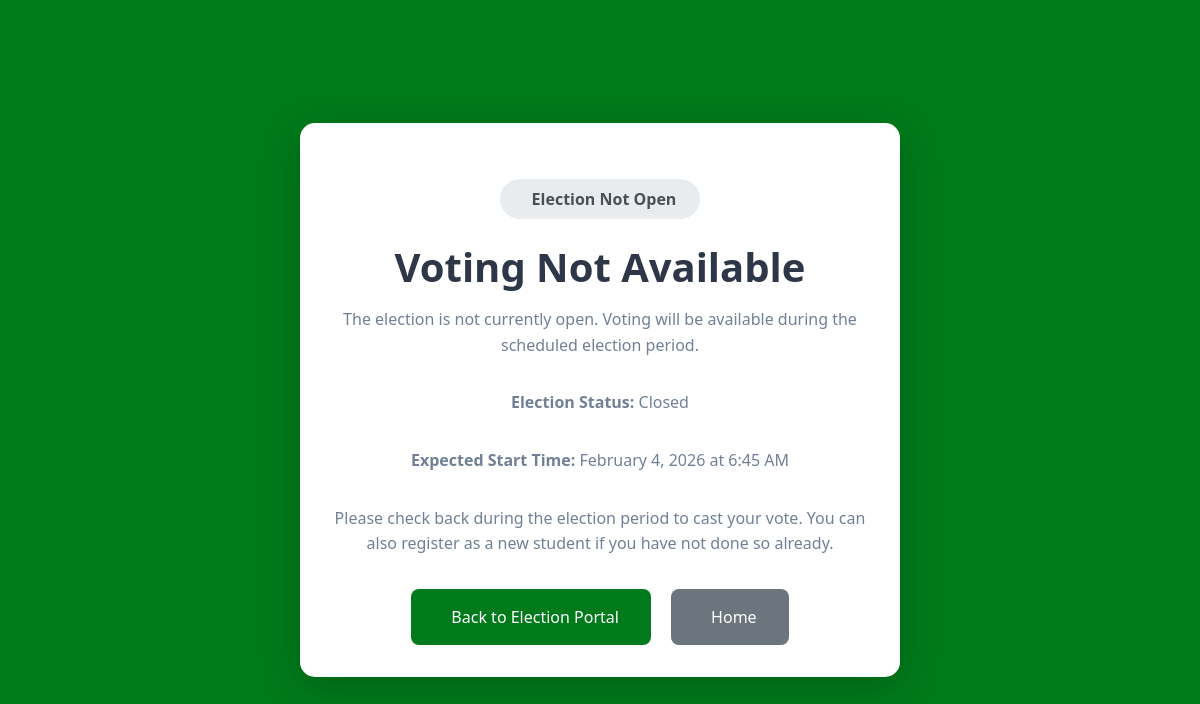
Before: /election_not_open.php with the older database file.
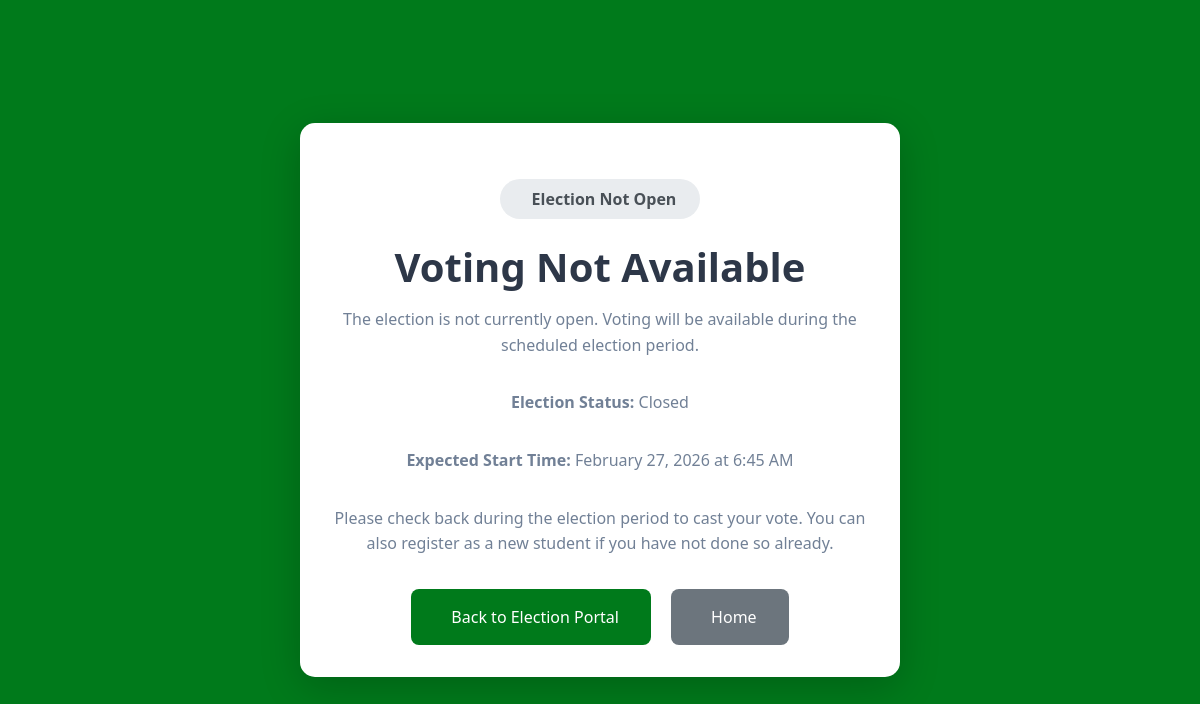
After: the same page with the newer database file.
### tables this page shows
CREATE TABLE election_settings (
            id INTEGER PRIMARY KEY AUTOINCREMENT,
            election_name TEXT NOT NULL DEFAULT 'SSLG Election',
            election_token TEXT,
            is_open INTEGER NOT NULL DEFAULT 0,
            start_date TEXT,
            end_date TEXT,
            created_at TEXT DEFAULT CURRENT_TIMESTAMP,
            updated_at TEXT DEFAULT CURRENT_TIMESTAMP
        , logo_path TEXT, theme_color TEXT DEFAULT '#343a40', allowed_ips TEXT, chief_commissioner_token TEXT, screening_validation_token TEXT, electoral_board_token TEXT);

### includes/config.php (called while the page is built, shortened)
<?php
function getDBConnection() {
    static $conn = null;
    if ($conn === null) {
        try {
            $conn = new PDO(
                "sqlite:" . DB_FILE,
                null,
                null,
                [
                    PDO::ATTR_ERRMODE => PDO::ERRMODE_EXCEPTION,
                    PDO::ATTR_DEFAULT_FETCH_MODE => PDO::FETCH_ASSOC,
                ]
            );
        } catch (PDOException $e) {
            die("Database connection failed: " . $e->getMessage());
        }
    }
    return $conn;
}
function getElectionStatus() {
    try {
        $db = getDBConnection();
        $stmt = $db->query("SELECT * FROM election_settings ORDER BY id DESC LIMIT 1");
        $result = $stmt->fetch();
        return $result ?? null;
    } catch (Exception $e) {
        return null;
    }
}
?>

### election_not_open.php (the view, shortened to what this page needs)
<?php
require_once 'includes/config.php';
$election = getElectionStatus();
?>
<!DOCTYPE html>
<html lang="en">
<head>
    <link href="https://cdn.jsdelivr.net/npm/bootstrap@5.1.3/dist/css/bootstrap.min.css" rel="stylesheet">
    <link href="assets/css/style.css" rel="stylesheet">
</head>
<body>
    <div class="blocked-container">
        <div class="blocked-card">
            <div class="status-badge">
                <i class="fas fa-info-circle me-2"></i>Election Not Open
            </div>
            <h1 class="blocked-title">Voting Not Available</h1>
            <p class="blocked-message">
                The election is not currently open. Voting will be available during the scheduled election period.
            </p>
            <p class="blocked-message">
                <strong>Election Status:</strong> Closed
            </p>
            <?php if ($election && $election['start_date']): ?>
                <p class="blocked-message">
                    <strong>Expected Start Time:</strong> <?php echo date('F j, Y \a\t g:i A', strtotime($election['start_date'])); ?>
                </p>
            <?php endif; ?>
            <p class="blocked-message">
                Please check back during the election period to cast your vote. You can also register as a new student if you have not done so already.
            </p>
            <div>
                <a href="election_control.php" class="blocked-action me-3">
                    <i class="fas fa-home me-2"></i>Back to Election Portal
                </a>
                <a href="index.php" class="blocked-action" style="background: #6c757d;">
                    <i class="fas fa-house me-2"></i>Home
                </a>
            </div>
        </div>
    </div>
</body>
</html>

### assets/css/style.css (style rules this page uses)
body { font-family: 'Segoe UI', Tahoma, Geneva, Verdana, sans-serif; background-color: #fff; }

### election_not_open.php (style rules this page uses)
.blocked-container { min-height: 100vh; display: flex; align-items: center; justify-content: center; background: #007a1b; }
.blocked-card { background: white; border-radius: 15px; padding: 2rem; box-shadow: 0 10px 40px rgba(0,0,0,0.2); max-width: 600px; text-align: center; }
.blocked-title { color: #2d3748; margin-bottom: 1rem; font-weight: bold; }
.blocked-message { color: #718096; line-height: 1.6; margin-bottom: 2rem; }
.blocked-action { background: #007a1b; color: white; padding: 1rem 2rem; border-radius: 8px; text-decoration: none; display: inline-block; transition: transform 0.3s ease; }
.status-badge { display: inline-block; background: #e9ecef; color: #495057; padding: 0.5rem 1.5rem; border-radius: 20px; font-weight: bold; margin-bottom: 1.5rem; }

Changed rows visible on the page:
changed election_settings: start_date "February 4, 2026 at 6:45 AM" → "February 27, 2026 at 6:45 AM"
